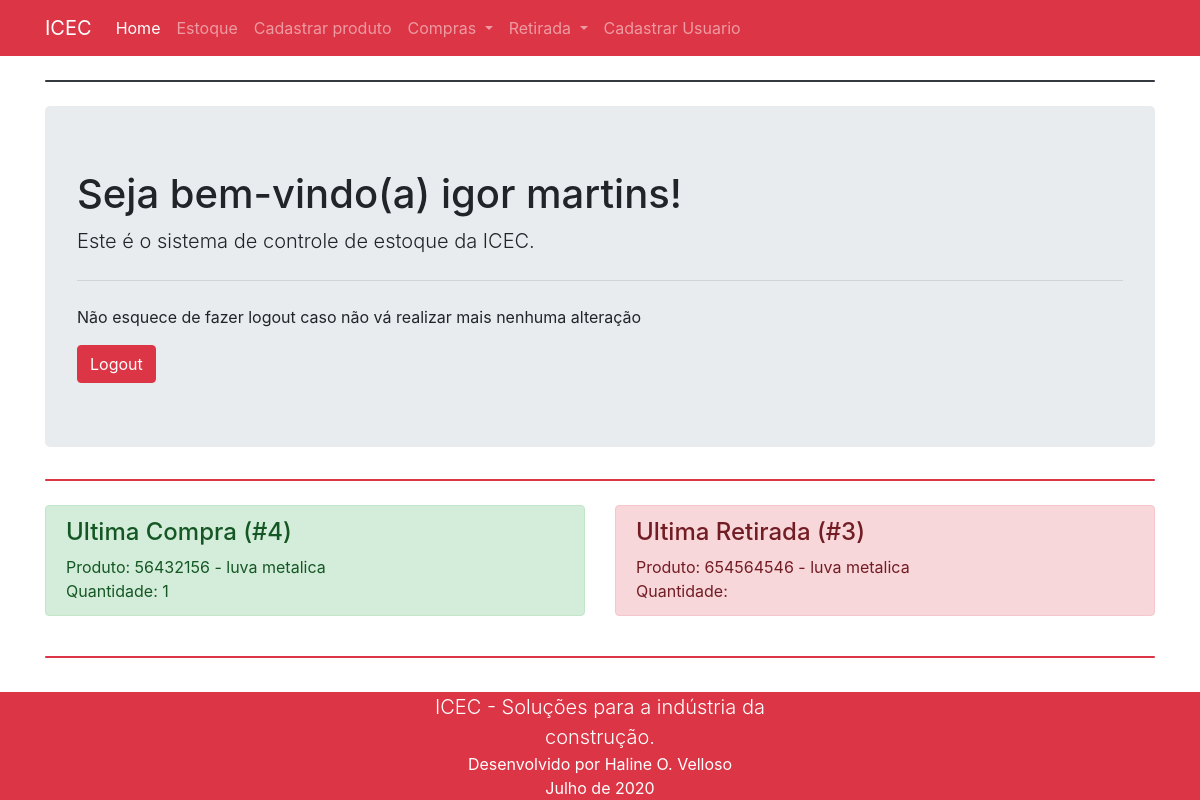
The app's page / (signed in) with its own data.
### controle/models.py (models this page shows, shortened)
class CustomUsuario(AbstractUser):
    email = models.EmailField('E-mail', unique=True)
    setor = models.CharField('Setor', max_length=30)
    is_staff = models.BooleanField('Membro da equipe', default=True)
    USERNAME_FIELD = 'email'
    REQUIRED_FIELDS = ['first_name', 'last_name', 'setor']
    objects = UsuarioManager()

class Compra(models.Model):
    produto = models.ForeignKey(Produto, on_delete=models.CASCADE)
    qtd_compra = models.IntegerField('Quantidade comprada')
    data_compra = models.DateTimeField(default=timezone.now)

class Produto(models.Model):
    registro = models.CharField('ID', max_length=20, help_text='Máximo 20 caracteres', unique=True)
    nome = models.CharField('Nome', max_length=255)
    ca = models.IntegerField('CA')
    categoria = models.CharField('Categoria', max_length=100)
    qtd_estoque = models.IntegerField('Estoque')
    qtd_estoque_min = models.IntegerField('Estoque minimo')
    data_cadastro = models.DateTimeField(default=timezone.now, editable=False)
    modificado_em = models.DateTimeField(default=timezone.now, editable=False)
    class Meta:
        verbose_name = 'Produto'
        verbose_name_plural = 'Produtos'
    def __str__(self):
        return f'{self.registro} - {self.nome}'

class Retirada(models.Model):
    produto = models.ForeignKey(Produto, on_delete=models.CASCADE)
    qtd_retirada = models.IntegerField('Quantidade retirada')
    setor_enviado = models.CharField('Setor', max_length=100)
    data_retirada = models.DateTimeField(default=timezone.now)

### controle/views.py (the view)
# urls.py: path('', index, name='index'),
def index(request):
    ultimaCompra = Compra.objects.latest('id')
    ultimaRetirada = Retirada.objects.last()
    return render(request, 'index.html', {'ultimaCompra':ultimaCompra, 'ultimaRetirada':ultimaRetirada})

### templates/index.html (shortened to what this page needs)
<!DOCTYPE html>
{% load bootstrap4 %}
{% load static %}
<html lang="pt-br">
<head>
    {% bootstrap_css %}
</head>
<body>
    {%	include	"nav.html" %}
    <div class="container">
        <br>
        <div class="progress" style="height: 2px;">
            <div class="progress-bar bg-dark" role="progressbar" style="width: 100%;" aria-valuenow="25"
                aria-valuemin="0" aria-valuemax="100"></div>
        </div>
        <br>
        <div class="jumbotron">
            {% if user.is_anonymous %}
            <h1 class="display-4">Bem vindo(a)!</h1>
            <p class="lead">Este é o sistema de controle de estoque da ICEC.</p>
            <hr class="my-4">
            <p>Faça seu login para poder ter acesso aos demais recursos.</p>
            <a class="btn btn-danger" href="{% url 'login' %}">Login</a>
            {% else %}
            <h1>
                Seja bem-vindo(a) {{ user.get_full_name }}!
            </h1>
            <p class="lead">Este é o sistema de controle de estoque da ICEC.</p>
            <hr class="my-4">
            <p>Não esquece de fazer logout caso não vá realizar mais nenhuma alteração</p>
            <a class="btn btn-danger" href="{% url 'logout' %}">Logout</a>
            {% endif %}
        </div>
        <div class="progress" style="height: 2px;">
            <div class="progress-bar bg-danger" role="progressbar" style="width: 100%;" aria-valuenow="25"
                aria-valuemin="0" aria-valuemax="100"></div>
        </div><br>
        <div class="row">
            <div class="col-sm-6 ">
                <div class="alert alert-success" role="alert">
                    <h4>Ultima Compra (#{{ ultimaCompra.id }})</h4>
                    Produto: {{ ultimaCompra.produto }} <br>
                    Quantidade: {{ ultimaCompra.qtd_compra }}
                </div>
            </div>
            <div class="col-sm-6">
                <div class="alert alert-danger" role="alert">
                    <h4>Ultima Retirada (#{{ ultimaRetirada.id }})</h4>
                    Produto: {{ ultimaRetirada.produto }} <br>
                    Quantidade: {{ ultimaRetirada.qtd_compra }}
                </div>
            </div>
        </div><br>
        <div class="progress" style="height: 2px;">
            <div class="progress-bar bg-danger" role="progressbar" style="width: 100%;" aria-valuenow="25"
                aria-valuemin="0" aria-valuemax="100"></div>
        </div>
    </div>
    {% include "rodape.html" %}
</body>
</html>

### records on screen
CustomUsuario: get_full_name "igor martins"
Compra: id "4", produto "56432156 - luva metalica", qtd_compra "1"
Retirada: id "3", produto "654564546 - luva metalica"
